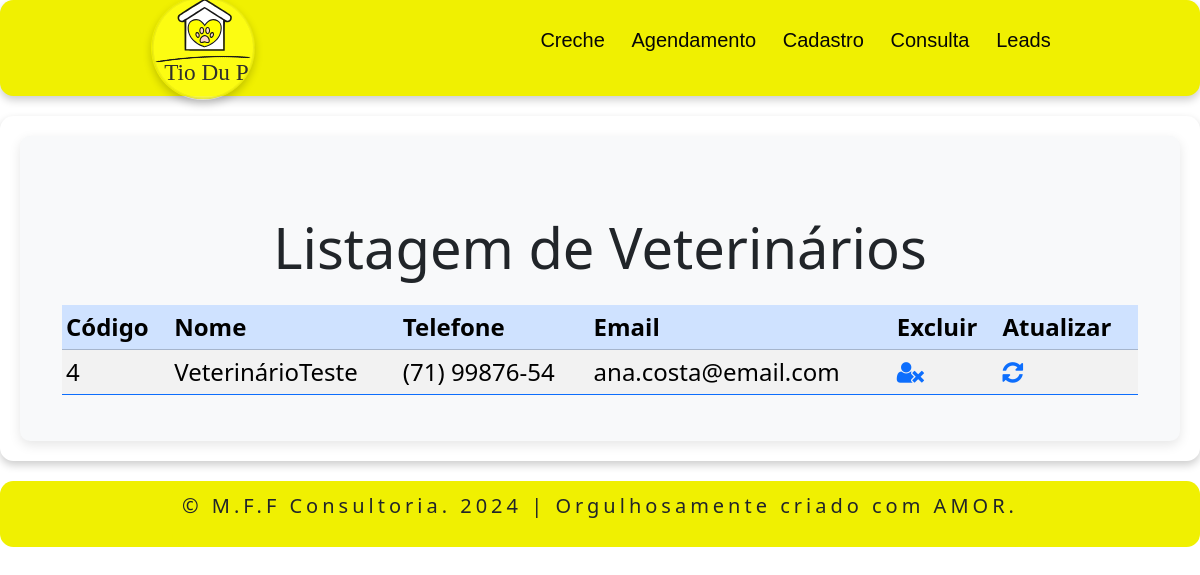
Page /office/listar_veterinario.php on the earlier database version.
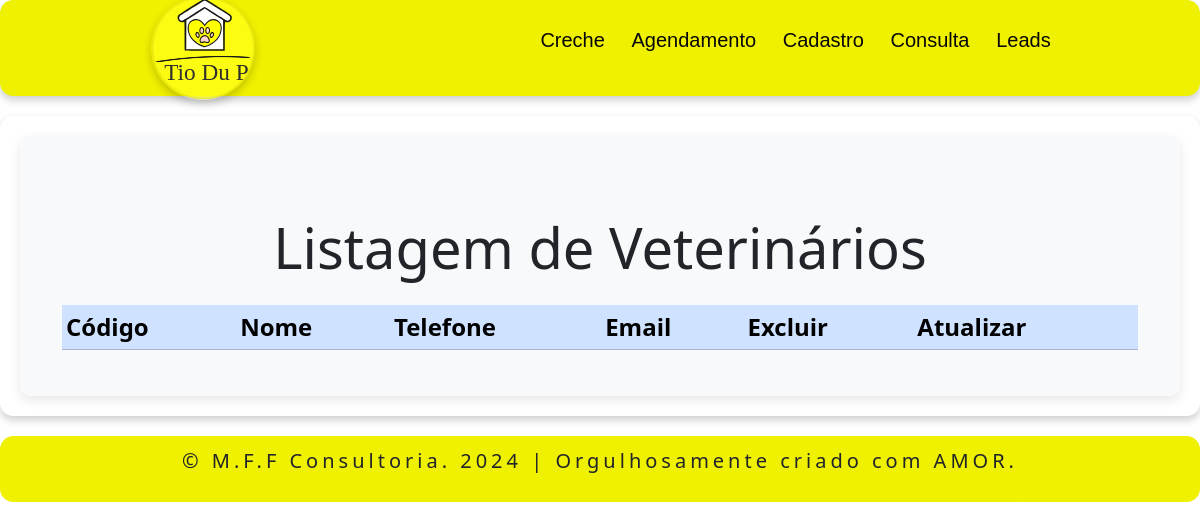
Same page on the later database version.
### tables this page shows
CREATE TABLE `veterinario` (
  `id` int(10) NOT NULL,
  `nome` varchar(100) NOT NULL,
  `telefone` varchar(13) NOT NULL,
  `email` varchar(100) NOT NULL,
  `endereco` varchar(100) DEFAULT NULL,
  `numero` varchar(10) DEFAULT NULL,
  `complemento` varchar(20) DEFAULT NULL,
  `bairro` varchar(50) NOT NULL,
  `cep` varchar(10) NOT NULL,
  `cidade` varchar(50) NOT NULL,
  `estado` varchar(2) NOT NULL
);

### office/listar_veterinario.php (the view, shortened to what this page needs)
<?php
include 'header.php';
?>
<!DOCTYPE html>
<html lang="pt-br">
<head>
    <link href="https://cdn.jsdelivr.net/npm/bootstrap@5.3.3/dist/css/bootstrap.min.css" rel="stylesheet">
    <link rel="stylesheet" href="https://cdnjs.cloudflare.com/ajax/libs/font-awesome/4.7.0/css/font-awesome.min.css">
    <link rel="stylesheet" href="officestyle.css">
</head>
<body>
<?php
$servername = "localhost";
$username = "root";
$password = "";
$dbname = "db_tiodupetservice";
$conexao = new mysqli($servername, $username, $password, $dbname);
echo '
<section>
    <div class="container-centered">
        <div class="form-container">
<div class="container mt-5">
                <h1 class="text-center mb-4 display-4">Listagem de Veterinários</h1>
                <table class="table table-sm table-striped table-hover border-primary">
                    <thead class="table-primary">
                        <tr>
                            <th>Código</th>
                            <th>Nome</th>
                            <th>Telefone</th>
                            <th>Email</th>
                            <th>Excluir</th>
                            <th>Atualizar</th>
                        </tr>
                    </thead>
                    <tbody>';
$sql = "SELECT * FROM veterinario";
$resultado = $conexao->query($sql);
if ($resultado != null) {
    foreach ($resultado as $linha) {
        echo '<tr>';
        echo '<td>' . $linha['id'] . '</td>';
        echo '<td>' . $linha['nome'] . '</td>';
        echo '<td>' . $linha['telefone'] . '</td>';
        echo '<td>' . $linha['email'] . '</td>';
        echo '<td>
                <a href="excluir_veterinario.php?id=' . $linha['id'] .
                     '&nome=' . $linha['nome'] .
                     '&telefone=' . $linha['telefone'] .
                     '&email=' . $linha['email'] .
                     '&endereco=' . $linha['endereco'] .
                     '&numero=' . $linha['numero'] .
                     '&complemento=' . $linha['complemento'] .
                     '&bairro=' . $linha['bairro'] .
                     '&cep=' . $linha['cep'] .
                     '&cidade=' . $linha['cidade'] .
                     '&estado=' . $linha['estado'] . '">
                    <i class="fa fa-user-times"></i>
                </a>
              </td>';
        echo '<td>
                <a href="atualizar_veterinario.php?id=' . $linha['id'] .
                     '&nome=' . $linha['nome'] .
                     '&telefone=' . $linha['telefone'] .
                     '&email=' . $linha['email'] .
                     '&endereco=' . $linha['endereco'] .
                     '&numero=' . $linha['numero'] .
                     '&complemento=' . $linha['complemento'] .
                     '&bairro=' . $linha['bairro'] .
                     '&cep=' . $linha['cep'] .
                     '&cidade=' . $linha['cidade'] .
                     '&estado=' . $linha['estado'] . '">
                    <i class="fa fa-refresh"></i>
                </a>
              </td>';
        echo '</tr>';
    }
}
echo '          </tbody>
            </table>
        </div>
    </div>
</section>';
?>
</body>
<?php
include 'footer.php';
?>
</html>

Differences in the rows shown:
removed veterinario: id "4", nome "VeterinárioTeste", telefone "(71) 99876-54", email "ana.costa@email.com"
